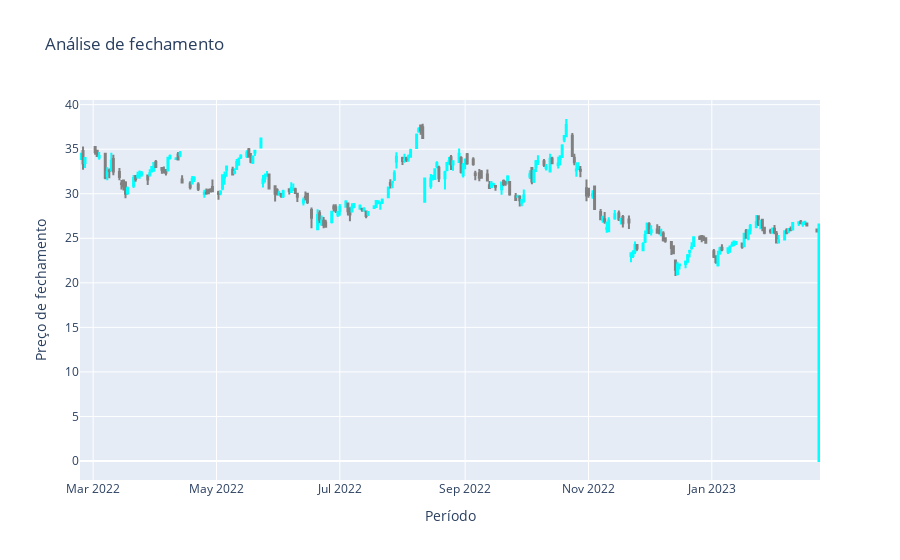

This figure's notebook cell:
### Code cell
#Gráfico de cotação

grafico_candlestick = go.Figure(
    data = [
        go.Candlestick(
            x = dados.index,
            open = dados['Open'],
            high = dados['High'],
            low = dados['Low'],
            close = dados['Close'],
            increasing_line_color = 'cyan',
            decreasing_line_color = 'gray'
        )
    ]
)

grafico_candlestick.update_layout(
    xaxis_rangeslider_visible = False,
    title = 'Análise de fechamento',
    xaxis_title = 'Período',
    yaxis_title = 'Preço de fechamento'
)
grafico_candlestick.show()

### Figure 1 — Plotly figure (JSON) as saved in the notebook; plotly's stock layout.template omitted (floating-point values rounded to 4 significant figures; data arrays with more than 128 entries replaced by an {"elided": "..."} marker saying what was removed)
{"data": [{"close": {"elided": "250 float values"}, "decreasing": {"line": {"color": "gray"}}, "high": {"elided": "250 float values"}, "increasing": {"line": {"color": "cyan"}}, "low": {"elided": "250 float values"}, "open": {"elided": "250 float values"}, "type": "candlestick", "x": {"elided": "250 str values"}}], "layout": {"title": {"text": "Análise de fechamento"}, "xaxis": {"rangeslider": {"visible": false}, "title": {"text": "Período"}}, "yaxis": {"title": {"text": "Preço de fechamento"}}}}
